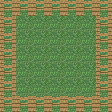

Tiled map render using the project's own tile images. Description and the whole map definition, tile-layer contents included, below:
An orthogonal 7x7 tile map with 16x16 px tiles, 2 tile layers (Ebene 0, Ebene 1), 5 hidden layers not drawn.

<map version="1.0" orientation="orthogonal" width="7" height="7" tilewidth="16" tileheight="16">
 <properties>
  <property name="offset" value="-1" />
 </properties>
 <tileset firstgid="1" source="MC Realms.tsx" />
 <layer name="Ebene 0" width="7" height="7">
  <data>
   <tile gid="1" />
   <tile gid="1" />
   <tile gid="1" />
   <tile gid="1" />
   <tile gid="1" />
   <tile gid="1" />
   <tile gid="1" />
   <tile gid="1" />
   <tile gid="1" />
   <tile gid="1" />
   <tile gid="1" />
   <tile gid="1" />
   <tile gid="1" />
   <tile gid="1" />
   <tile gid="1" />
   <tile gid="1" />
   <tile gid="1" />
   <tile gid="1" />
   <tile gid="1" />
   <tile gid="1" />
   <tile gid="1" />
   <tile gid="1" />
   <tile gid="1" />
   <tile gid="1" />
   <tile gid="1" />
   <tile gid="1" />
   <tile gid="1" />
   <tile gid="1" />
   <tile gid="1" />
   <tile gid="1" />
   <tile gid="1" />
   <tile gid="1" />
   <tile gid="1" />
   <tile gid="1" />
   <tile gid="1" />
   <tile gid="1" />
   <tile gid="1" />
   <tile gid="1" />
   <tile gid="1" />
   <tile gid="1" />
   <tile gid="1" />
   <tile gid="1" />
   <tile gid="1" />
   <tile gid="1" />
   <tile gid="1" />
   <tile gid="1" />
   <tile gid="1" />
   <tile gid="1" />
   <tile gid="1" />
  </data>
 </layer>
 <layer name="Ebene 1" width="7" height="7">
  <data>
   <tile gid="46" />
   <tile gid="46" />
   <tile gid="46" />
   <tile gid="46" />
   <tile gid="46" />
   <tile gid="46" />
   <tile gid="46" />
   <tile gid="46" />
   <tile gid="0" />
   <tile gid="0" />
   <tile gid="0" />
   <tile gid="0" />
   <tile gid="0" />
   <tile gid="46" />
   <tile gid="46" />
   <tile gid="0" />
   <tile gid="0" />
   <tile gid="0" />
   <tile gid="0" />
   <tile gid="0" />
   <tile gid="46" />
   <tile gid="46" />
   <tile gid="0" />
   <tile gid="0" />
   <tile gid="0" />
   <tile gid="0" />
   <tile gid="0" />
   <tile gid="46" />
   <tile gid="46" />
   <tile gid="0" />
   <tile gid="0" />
   <tile gid="0" />
   <tile gid="0" />
   <tile gid="0" />
   <tile gid="46" />
   <tile gid="46" />
   <tile gid="0" />
   <tile gid="0" />
   <tile gid="0" />
   <tile gid="0" />
   <tile gid="0" />
   <tile gid="46" />
   <tile gid="46" />
   <tile gid="46" />
   <tile gid="46" />
   <tile gid="46" />
   <tile gid="46" />
   <tile gid="46" />
   <tile gid="46" />
  </data>
 </layer>
 <layer name="Ebene 2" width="7" height="7" visible="0">
  <data>
   <tile gid="0" />
   <tile gid="0" />
   <tile gid="0" />
   <tile gid="0" />
   <tile gid="0" />
   <tile gid="0" />
   <tile gid="0" />
   <tile gid="0" />
   <tile gid="0" />
   <tile gid="0" />
   <tile gid="0" />
   <tile gid="0" />
   <tile gid="0" />
   <tile gid="0" />
   <tile gid="0" />
   <tile gid="0" />
   <tile gid="0" />
   <tile gid="0" />
   <tile gid="0" />
   <tile gid="0" />
   <tile gid="0" />
   <tile gid="0" />
   <tile gid="0" />
   <tile gid="0" />
   <tile gid="0" />
   <tile gid="0" />
   <tile gid="0" />
   <tile gid="0" />
   <tile gid="0" />
   <tile gid="0" />
   <tile gid="0" />
   <tile gid="0" />
   <tile gid="0" />
   <tile gid="0" />
   <tile gid="0" />
   <tile gid="0" />
   <tile gid="0" />
   <tile gid="0" />
   <tile gid="0" />
   <tile gid="0" />
   <tile gid="0" />
   <tile gid="0" />
   <tile gid="0" />
   <tile gid="0" />
   <tile gid="0" />
   <tile gid="0" />
   <tile gid="0" />
   <tile gid="0" />
   <tile gid="0" />
  </data>
 </layer>
 <layer name="Ebene 3" width="7" height="7" visible="0">
  <data>
   <tile gid="0" />
   <tile gid="0" />
   <tile gid="0" />
   <tile gid="0" />
   <tile gid="0" />
   <tile gid="0" />
   <tile gid="0" />
   <tile gid="0" />
   <tile gid="0" />
   <tile gid="0" />
   <tile gid="0" />
   <tile gid="0" />
   <tile gid="0" />
   <tile gid="0" />
   <tile gid="0" />
   <tile gid="0" />
   <tile gid="0" />
   <tile gid="0" />
   <tile gid="0" />
   <tile gid="0" />
   <tile gid="0" />
   <tile gid="0" />
   <tile gid="0" />
   <tile gid="0" />
   <tile gid="0" />
   <tile gid="0" />
   <tile gid="0" />
   <tile gid="0" />
   <tile gid="0" />
   <tile gid="0" />
   <tile gid="0" />
   <tile gid="0" />
   <tile gid="0" />
   <tile gid="0" />
   <tile gid="0" />
   <tile gid="0" />
   <tile gid="0" />
   <tile gid="0" />
   <tile gid="0" />
   <tile gid="0" />
   <tile gid="0" />
   <tile gid="0" />
   <tile gid="0" />
   <tile gid="0" />
   <tile gid="0" />
   <tile gid="0" />
   <tile gid="0" />
   <tile gid="0" />
   <tile gid="0" />
  </data>
 </layer>
 <layer name="Ebene 4" width="7" height="7" visible="0">
  <data>
   <tile gid="0" />
   <tile gid="0" />
   <tile gid="0" />
   <tile gid="0" />
   <tile gid="0" />
   <tile gid="0" />
   <tile gid="0" />
   <tile gid="0" />
   <tile gid="0" />
   <tile gid="0" />
   <tile gid="0" />
   <tile gid="0" />
   <tile gid="0" />
   <tile gid="0" />
   <tile gid="0" />
   <tile gid="0" />
   <tile gid="0" />
   <tile gid="0" />
   <tile gid="0" />
   <tile gid="0" />
   <tile gid="0" />
   <tile gid="0" />
   <tile gid="0" />
   <tile gid="0" />
   <tile gid="0" />
   <tile gid="0" />
   <tile gid="0" />
   <tile gid="0" />
   <tile gid="0" />
   <tile gid="0" />
   <tile gid="0" />
   <tile gid="0" />
   <tile gid="0" />
   <tile gid="0" />
   <tile gid="0" />
   <tile gid="0" />
   <tile gid="0" />
   <tile gid="0" />
   <tile gid="0" />
   <tile gid="0" />
   <tile gid="0" />
   <tile gid="0" />
   <tile gid="0" />
   <tile gid="0" />
   <tile gid="0" />
   <tile gid="0" />
   <tile gid="0" />
   <tile gid="0" />
   <tile gid="0" />
  </data>
 </layer>
 <layer name="Ebene 5" width="7" height="7" visible="0">
  <data>
   <tile gid="0" />
   <tile gid="0" />
   <tile gid="0" />
   <tile gid="0" />
   <tile gid="0" />
   <tile gid="0" />
   <tile gid="0" />
   <tile gid="0" />
   <tile gid="0" />
   <tile gid="0" />
   <tile gid="0" />
   <tile gid="0" />
   <tile gid="0" />
   <tile gid="0" />
   <tile gid="0" />
   <tile gid="0" />
   <tile gid="0" />
   <tile gid="0" />
   <tile gid="0" />
   <tile gid="0" />
   <tile gid="0" />
   <tile gid="0" />
   <tile gid="0" />
   <tile gid="0" />
   <tile gid="0" />
   <tile gid="0" />
   <tile gid="0" />
   <tile gid="0" />
   <tile gid="0" />
   <tile gid="0" />
   <tile gid="0" />
   <tile gid="0" />
   <tile gid="0" />
   <tile gid="0" />
   <tile gid="0" />
   <tile gid="0" />
   <tile gid="0" />
   <tile gid="0" />
   <tile gid="0" />
   <tile gid="0" />
   <tile gid="0" />
   <tile gid="0" />
   <tile gid="0" />
   <tile gid="0" />
   <tile gid="0" />
   <tile gid="0" />
   <tile gid="0" />
   <tile gid="0" />
   <tile gid="0" />
  </data>
 </layer>
 <layer name="Ebene 6" width="7" height="7" visible="0">
  <data>
   <tile gid="0" />
   <tile gid="0" />
   <tile gid="0" />
   <tile gid="0" />
   <tile gid="0" />
   <tile gid="0" />
   <tile gid="0" />
   <tile gid="0" />
   <tile gid="0" />
   <tile gid="0" />
   <tile gid="0" />
   <tile gid="0" />
   <tile gid="0" />
   <tile gid="0" />
   <tile gid="0" />
   <tile gid="0" />
   <tile gid="0" />
   <tile gid="0" />
   <tile gid="0" />
   <tile gid="0" />
   <tile gid="0" />
   <tile gid="0" />
   <tile gid="0" />
   <tile gid="0" />
   <tile gid="0" />
   <tile gid="0" />
   <tile gid="0" />
   <tile gid="0" />
   <tile gid="0" />
   <tile gid="0" />
   <tile gid="0" />
   <tile gid="0" />
   <tile gid="0" />
   <tile gid="0" />
   <tile gid="0" />
   <tile gid="0" />
   <tile gid="0" />
   <tile gid="0" />
   <tile gid="0" />
   <tile gid="0" />
   <tile gid="0" />
   <tile gid="0" />
   <tile gid="0" />
   <tile gid="0" />
   <tile gid="0" />
   <tile gid="0" />
   <tile gid="0" />
   <tile gid="0" />
   <tile gid="0" />
  </data>
 </layer>
</map>
